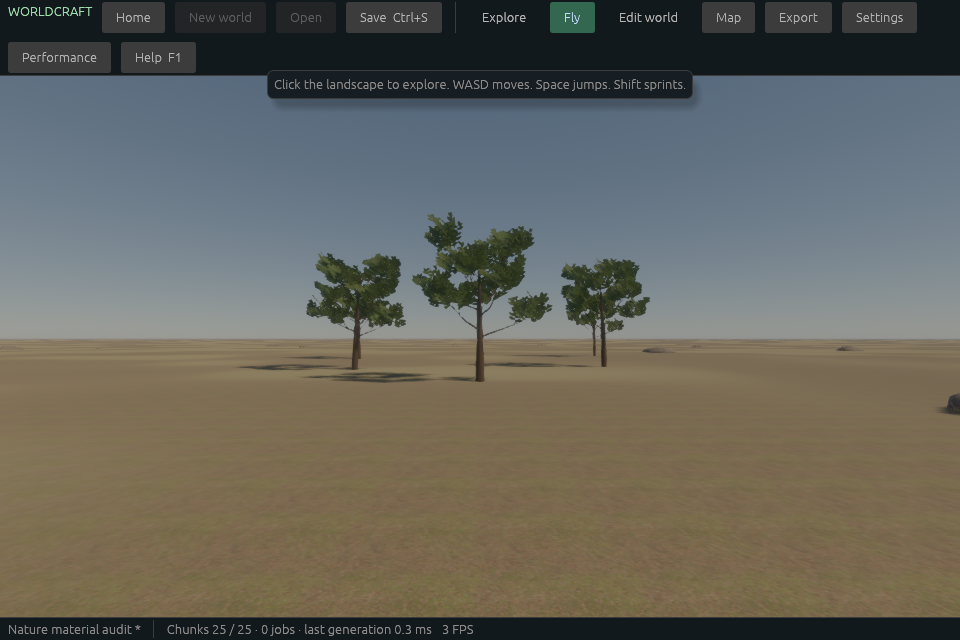
#> input picture docs/media/nature/2273d7d944614b2c4fc84891b89cf45f4912159c/worldcraft-nature-broadleaf.png, 960 x 640 px, found by its file name
$ python check_nature_images.py
#> lines starting #> are read from the running program, lines starting #| are printed output that depends on the picture; after the words box and inside, x2 and y2 are one past the last pixel; in counts of white or black regions, pixels touching at a corner belong together
"""Reject empty/bare native art captures in addition to the shader-log gate."""
from pathlib import Path
import json
import numpy as np
from PIL import Image
for species in ['broadleaf','pine','palm']:
    path=Path('worldcraft-nature-'+species+'.png')
    with Image.open(path) as im:
#> im is the input picture: PIL image 960x640 RGB; mean R, G, B 101.7, 101, 93.4
        image=np.asarray(im.convert('RGB'),dtype=np.int16)
    h,w,_=image.shape
#> h = 640; w = 960
    # The fixture's sky/upper crowns occupy this area. Ignore terrain, status text
    # and UI, which otherwise make a missing-canopy scene appear nonempty.
    roi=image[int(h*0.24):int(h*0.53),int(w*0.20):int(w*0.80)]
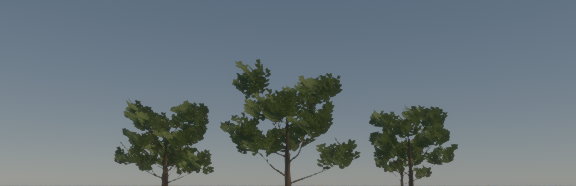
#> roi: shape (186, 576, 3) int16; mean R, G, B 106, 118.2, 123.9
    foliage=(roi[:,:,1]>roi[:,:,0]*1.10+3)&(roi[:,:,1]>roi[:,:,2]*1.10+3)&(roi[:,:,1]>20)
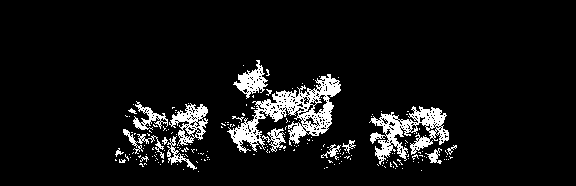
#> foliage: shape (186, 576) bool; 7.5% white; 194 white regions (177 under 20 px), largest, box (x1, y1, x2, y2) and area: (227, 74, 341, 153) 2840, (369, 106, 449, 165) 1876, (169, 103, 208, 146) 759
    count=int(foliage.sum())
#> count = 8012
    if count<32:raise AssertionError(f'{species}: only {count} canopy-colored pixels; inspect the native output')
    print(f'{species}: {count} canopy-colored pixels above the terrain horizon')
#| broadleaf: 8012 canopy-colored pixels above the terrain horizon
#> pass 2 of the loop `for species in ['broadleaf','pine','palm']:`:
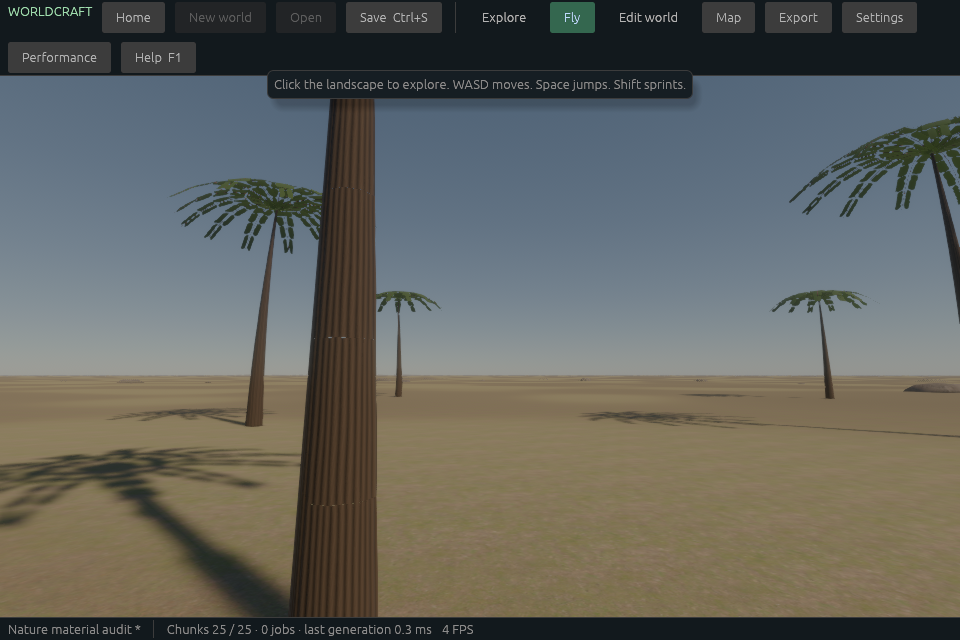
#> input picture docs/media/nature/2273d7d944614b2c4fc84891b89cf45f4912159c/worldcraft-nature-bark.png, 960 x 640 px, given in place of worldcraft-nature-pine.png, which was not available
#> im is the input picture: PIL image 960x640 RGB; mean R, G, B 98, 99.4, 94.4
#> `roi=image[int(h*0.24):int(h*0.53),int(w*0.20):int(w*0.80)]`:
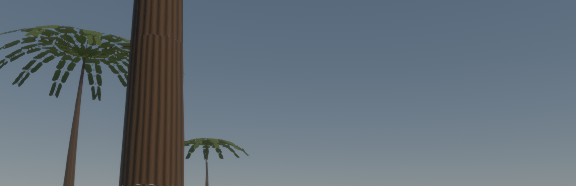
#> roi: shape (186, 576, 3) int16; mean R, G, B 100.9, 112.9, 122.4
#> `foliage=(roi[:,:,1]>roi[:,:,0]*1.10+3)&(roi[:,:,1]>roi[:,:,2]*1.10+3)&..`:
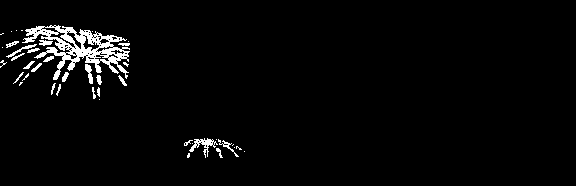
#> foliage: shape (186, 576) bool; 3% white; 42 white regions (19 under 20 px), largest, box (x1, y1, x2, y2) and area: (22, 25, 130, 80) 2125, (189, 138, 218, 158) 182, (85, 64, 93, 84) 87
#> count = 3231
#| pine: 3231 canopy-colored pixels above the terrain horizon

# Clear daytime clouds must not become a black ceiling. This exposed a volume
# scale/attenuation mismatch that the successful shader log gate could not see.
with Image.open('worldcraft-nature-clouds-high.png') as im:
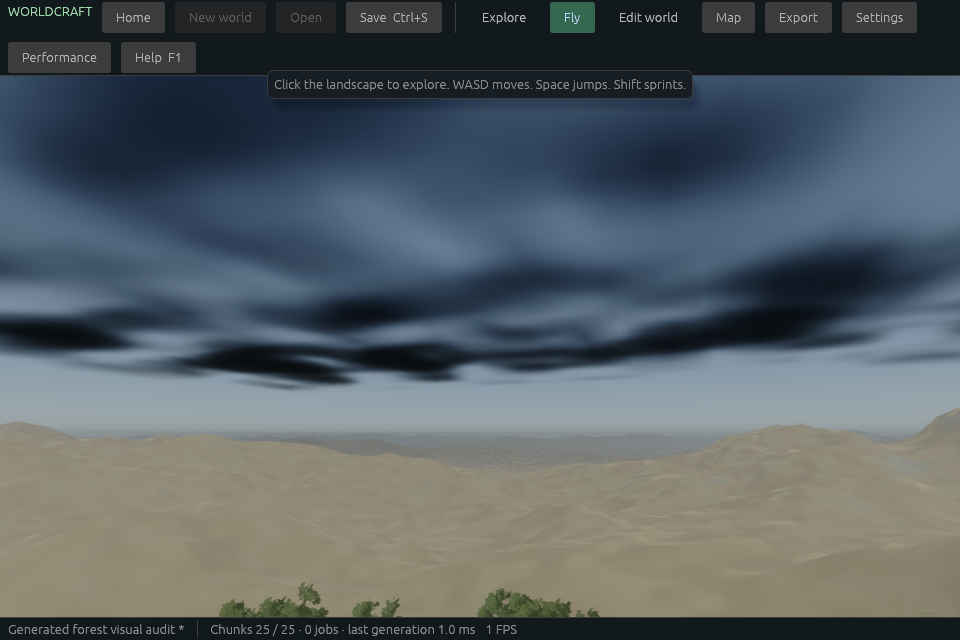
#> input picture docs/media/nature/2273d7d944614b2c4fc84891b89cf45f4912159c/worldcraft-nature-clouds-high.png, 960 x 640 px, found by its file name
#> im is the input picture: PIL image 960x640 RGB; mean R, G, B 85.9, 94.6, 99.5
    sky=np.asarray(im.convert('RGB'),dtype=np.float32)
h,w,_=sky.shape
sky=sky[int(h*0.24):int(h*0.55),int(w*0.12):int(w*0.88)]
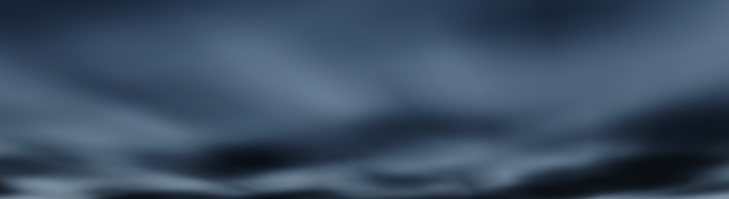
#> sky: shape (199, 729, 3) float32; mean R, G, B 59.3, 77.5, 98.1
luma=sky[:,:,0]*0.2126+sky[:,:,1]*0.7152+sky[:,:,2]*0.0722
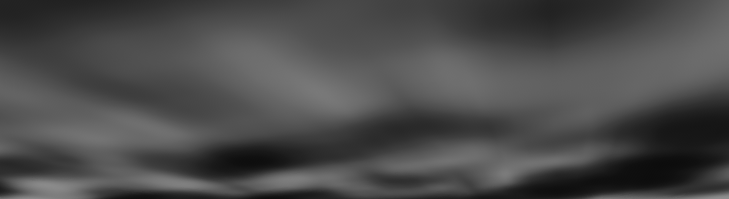
#> luma: shape (199, 729) float32; min 12.44, max 145.4, mean 75.1
dark=float((luma<35).mean())
#> dark = 0.0811
#> (the run stopped early here; a loop or call above may not have finished)
